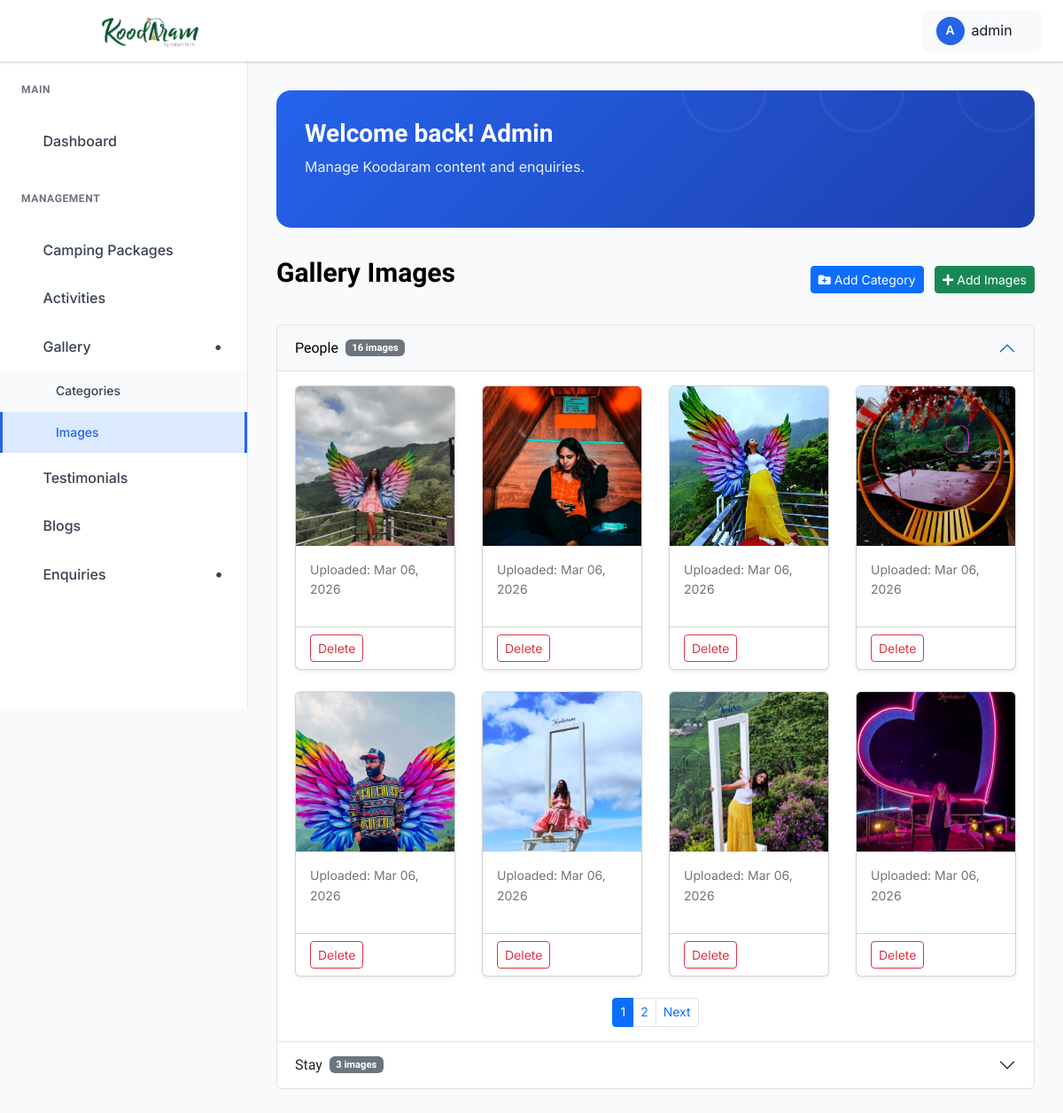
/dashboard/gallery/ (signed in), run on the app's committed database.
### koodaram_app/models.py (models this page shows, shortened)
class Category(models.Model):
    name = models.CharField(max_length=100, unique=True)
    created_at = models.DateTimeField(auto_now_add=True)
    class Meta:
        verbose_name_plural = "Categories"

class GalleryImage(models.Model):
    category = models.ForeignKey(
        Category, on_delete=models.CASCADE, related_name="images"
    )
    title = models.CharField(max_length=150, blank=True, null=True)
    image = models.ImageField(upload_to="gallery/")
    uploaded_at = models.DateTimeField(auto_now_add=True)

### koodaram_app/views.py (the view)
# urls.py: path("dashboard/gallery/", views.gallery_images, name="list_image"),
@login_required(login_url="admin_login")
def gallery_images(request):
    categories = Category.objects.all().prefetch_related("images")
    category_pages = {}
    for category in categories:
        images_qs = category.images.all().order_by("-uploaded_at")
        paginator = Paginator(images_qs, 8)
        page_number = request.GET.get(f"page_{category.id}", 1)
        try:
            page_obj = paginator.page(page_number)
        except PageNotAnInteger:
            page_obj = paginator.page(1)
        except EmptyPage:
            page_obj = paginator.page(paginator.num_pages)
        category_pages[category.id] = page_obj
    return render(
        request, "admin_pages/image_list.html",
        {"categories": categories, "category_pages": category_pages},
    )

### templates/admin_pages/image_list.html (shortened to what this page needs)
{% extends "admin_pages/base.html" %}
{% load static %}
{% block content %}
<div class="dashboard__form__wraper">
    <div class="create__course__title mb-4 d-flex justify-content-between align-items-center">
        <h4>Gallery Images</h4>
        <div>
            <a href="{% url 'add_category' %}" class="btn btn-primary btn-sm me-2">
                <i class="fas fa-folder-plus"></i> Add Category
            </a>
            <a href="{% url 'add_image' %}" class="btn btn-success btn-sm">
                <i class="fas fa-plus"></i> Add Images
            </a>
        </div>
    </div>
    <div class="accordion" id="categoriesAccordion">
        {% for category in categories %}
        <div class="accordion-item">
            <h2 class="accordion-header" id="heading{{ category.id }}">
                <button class="accordion-button {% if not forloop.first %}collapsed{% endif %}" type="button"
                        data-bs-toggle="collapse" data-bs-target="#collapse{{ category.id }}"
                        aria-expanded="{% if forloop.first %}true{% else %}false{% endif %}"
                        aria-controls="collapse{{ category.id }}">
                    {{ category.name }}
                    <span class="badge bg-secondary ms-2">{{ category.images.count }} images</span>
                </button>
            </h2>
            <div id="collapse{{ category.id }}"
                 class="accordion-collapse collapse {% if forloop.first %}show{% endif %}"
                 aria-labelledby="heading{{ category.id }}" data-bs-parent="#categoriesAccordion">
                <div class="accordion-body">
                    {% for cat_id, page_obj in category_pages.items %}
                        {% if cat_id == category.id %}
                            {% if page_obj.object_list %}
                            <div class="row">
                                {% for image in page_obj %}
                                <div class="col-md-3 col-sm-4 col-6 mb-4">
                                    <div class="card h-100 shadow-sm">
                                        <img src="{{ image.image.url }}"
                                             class="card-img-top"
                                             alt="{{ image.title|default:image.image.name }}"
                                             style="height: 180px; object-fit: cover;">
                                        <div class="card-body">
                                            <p class="text-muted small">Uploaded: {{ image.uploaded_at|date:"M d, Y" }}</p>
                                        </div>
                                        <div class="card-footer bg-transparent d-flex justify-content-between">
                                            <button class="btn btn-sm btn-outline-danger" data-bs-toggle="modal" data-bs-target="#deleteImageModal{{ image.id }}">Delete</button>
                                        </div>
                                    </div>
                                </div>
                                {% endfor %}
                            </div>
                            <nav>
                                <ul class="pagination pagination-sm justify-content-center">
                                    {% for num in page_obj.paginator.page_range %}
                                        {% if num <= page_obj.number|add:3 and num >= page_obj.number|add:-3 %}
                                            <li class="page-item {% if page_obj.number == num %}active{% endif %}">
                                                <a class="page-link" href="?page_{{ category.id }}={{ num }}">{{ num }}</a>
                                            </li>
                                        {% endif %}
                                    {% endfor %}
                                    {% if page_obj.has_next %}
                                        <li class="page-item">
                                            <a class="page-link" href="?page_{{ category.id }}={{ page_obj.next_page_number }}">Next</a>
                                        </li>
                                    {% endif %}
                                </ul>
                            </nav>
                            {% else %}
                            <p class="text-muted">No images found in this category.</p>
                            {% endif %}
                        {% endif %}
                    {% endfor %}
                </div>
            </div>
        </div>
        {% endfor %}
    </div>
</div>
{% endblock %}

### templates/admin_pages/base.html (shortened to what this page needs)
{% load static %}
<!doctype html>
<html class="no-js" lang="en">
<head>
    <link rel="stylesheet" href="https://cdnjs.cloudflare.com/ajax/libs/toastr.js/latest/toastr.min.css">
    <link href="https://cdnjs.cloudflare.com/ajax/libs/font-awesome/5.15.4/css/all.min.css" rel="stylesheet">
    <link rel="stylesheet" href="{% static 'admin-static/assets/css/bootstrap.min.css' %}">
    <link rel="stylesheet" href="{% static 'admin-static/assets/css/icofont.min.css' %}">
    <link rel="stylesheet" href="{% static 'admin-static/assets/css/style.css' %}">
</head>
<body>
    <header class="dashboard-header">
        <div class="header-left">
            <a href="{% url 'admin_dashboard' %}" class="logo">
                <img src="{% static 'logo.png' %}" alt="Logo" style="height:200px;">
            </a>
        </div>
        <div class="header-right">
            <div class="user-profile-dropdown">
                <div class="user-profile-toggle">
                    <div class="user-avatar">
                        {{ request.user.username|first|upper }}
                    </div>
                    <span>{{ request.user.username}}</span>
                    <i class="icofont-simple-down"></i>
                </div>
            </div>
        </div>
    </header>
    <aside class="dashboard-sidebar" id="dashboardSidebar">
        <div class="sidebar-content">
            <div class="sidebar-section">
                <h6 class="sidebar-title">Main</h6>
                <ul class="sidebar-menu">
                    <li>
                        <a href="{% url 'admin_dashboard' %}"
                            class="{% if request.resolver_match.url_name == 'admin_dashboard' %}active{% endif %}">
                            <i class="icofont-dashboard"></i>
                            Dashboard
                        </a>
                    </li>
                </ul>
            </div>
            <div class="sidebar-section">
                <h6 class="sidebar-title">Management</h6>
                <ul class="sidebar-menu">
                    <li>
                        <a href="{% url 'admin_camping_package_list' %}"
                            class="{% if request.resolver_match.url_name == 'admin_camping_package_list' %}active{% endif %}">
                            <i class="icofont-quote-left"></i>
                            Camping Packages
                        </a>
                    </li>
                    <li>
                        <a href="{% url 'admin_activity_list' %}"
                            class="{% if request.resolver_match.url_name == 'admin_activity_list' %}active{% endif %}">
                            <i class="icofont-quote-left"></i>
                            Activities
                        </a>
                    </li>
                    <li
                        class="has-dropdown {% if request.resolver_match.url_name == 'list_image' or request.resolver_match.url_name == 'category_list' %}open{% endif %}">
                        <a href="#">
                            <i class="icofont-picture"></i>
                            Gallery
                        </a>
                        <ul class="submenu">
                            <li>
                                <a href="{% url 'category_list' %}"
                                    class="{% if request.resolver_match.url_name == 'category_list' %}active{% endif %}">
                                    Categories
                                </a>
                            </li>
                            <li>
                                <a href="{% url 'list_image' %}"
                                    class="{% if request.resolver_match.url_name == 'list_image' %}active{% endif %}">
                                    Images
                                </a>
                            </li>
                        </ul>
                    </li>
                    <li>
                        <a href="{% url 'review_list' %}"
                            class="{% if request.resolver_match.url_name == 'review_list' %}active{% endif %}">
                            <i class="icofont-quote-left"></i>
                            Testimonials
                        </a>
                    </li>
                    <li>
                        <a href="{% url 'admin_blog_list' %}"
                            class="{% if request.resolver_match.url_name == 'admin_blog_list' %}active{% endif %}">
                            <i class="icofont-newspaper"></i>
                            Blogs
                        </a>
                    </li>
                    <li class="has-dropdown">
                        <a href="#">
                            <i class="icofont-ui-messaging"></i>
                            Enquiries
                        </a>
                    </li>
                </ul>
            </div>
        </div>
    </aside>
    <main class="dashboard-main">
        <div class="dashboard-content">
            <div class="dashboard-banner">
                <div class="banner-content">
                    <h1 class="banner-title">Welcome back! Admin</h1>
                    <p class="banner-subtitle">Manage Koodaram content and enquiries.</p>
                </div>
            </div>
            {% block content %}{% endblock %}
        </div>
    </main>
</body>
</html>

### data on the page
Category: name "People", images.count "16", page_range "1" "2"
GalleryImage: image (picture), uploaded_at "Mar 06, 2026"
GalleryImage: image (picture), uploaded_at "Mar 06, 2026"
GalleryImage: image (picture), uploaded_at "Mar 06, 2026"
GalleryImage: image (picture), uploaded_at "Mar 06, 2026"
GalleryImage: image (picture), uploaded_at "Mar 06, 2026"
GalleryImage: image (picture), uploaded_at "Mar 06, 2026"
GalleryImage: image (picture), uploaded_at "Mar 06, 2026"
GalleryImage: image (picture), uploaded_at "Mar 06, 2026"
Category: name "Stay", images.count "3"

### other printed values
{{ request.user.username|first|upper }} "A"
{{ request.user.username }} "admin"
